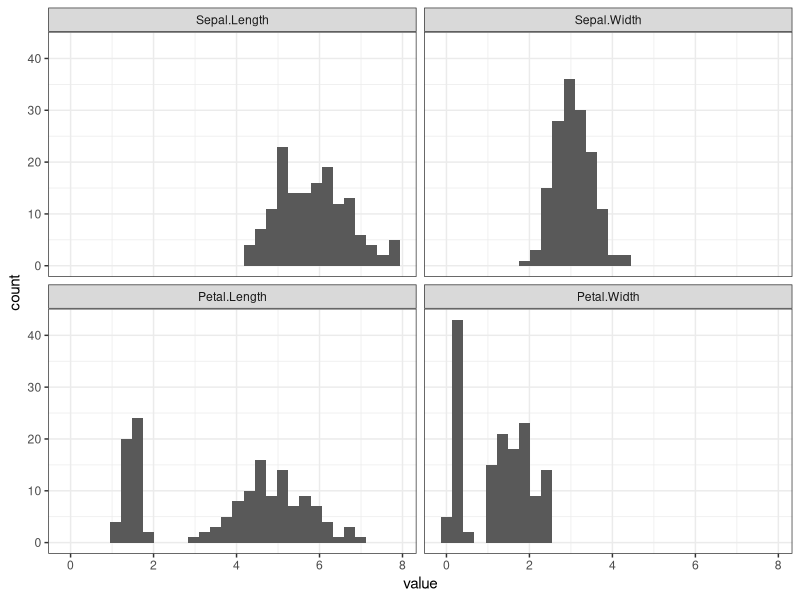
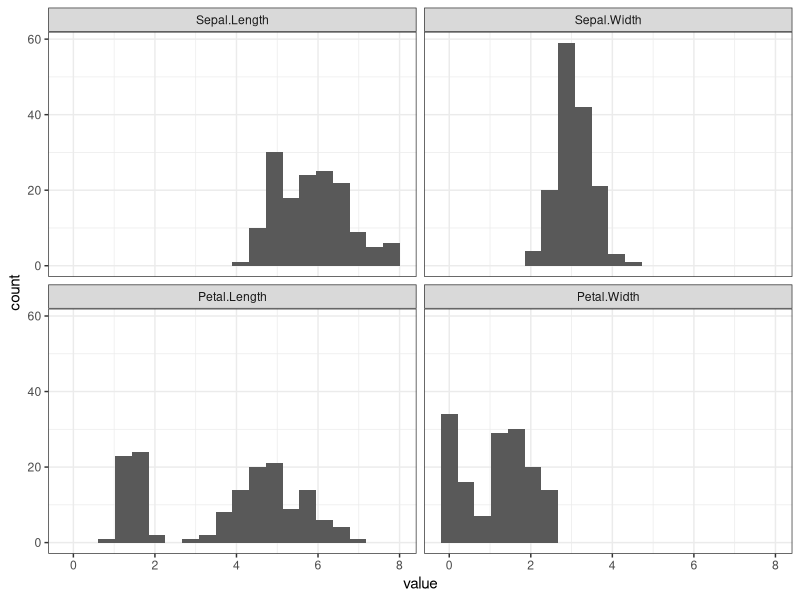
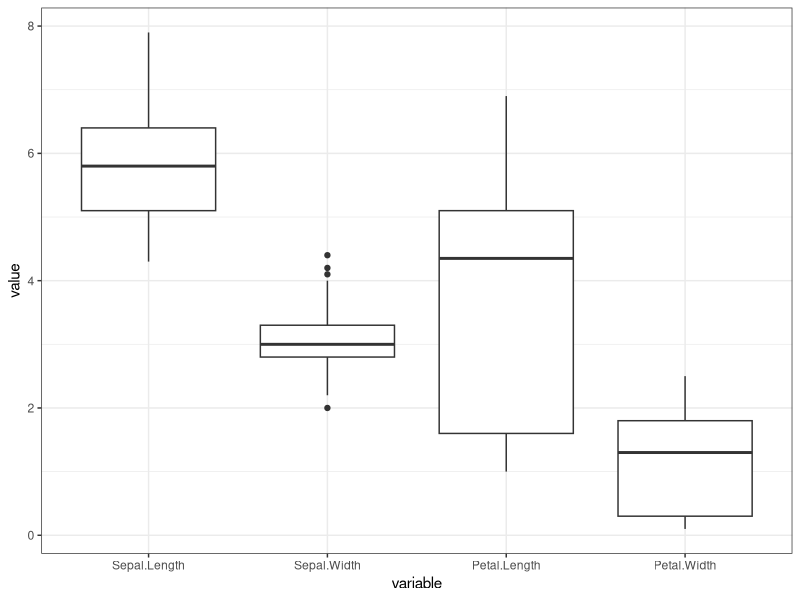
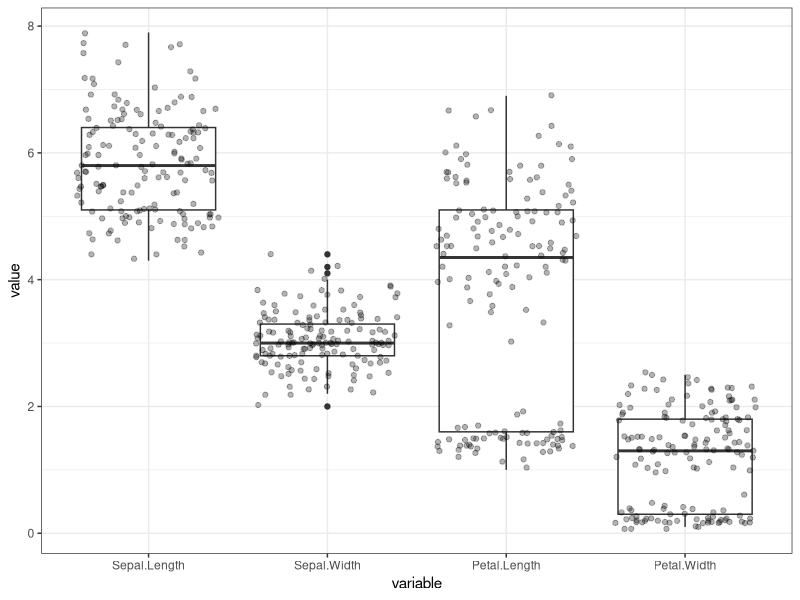
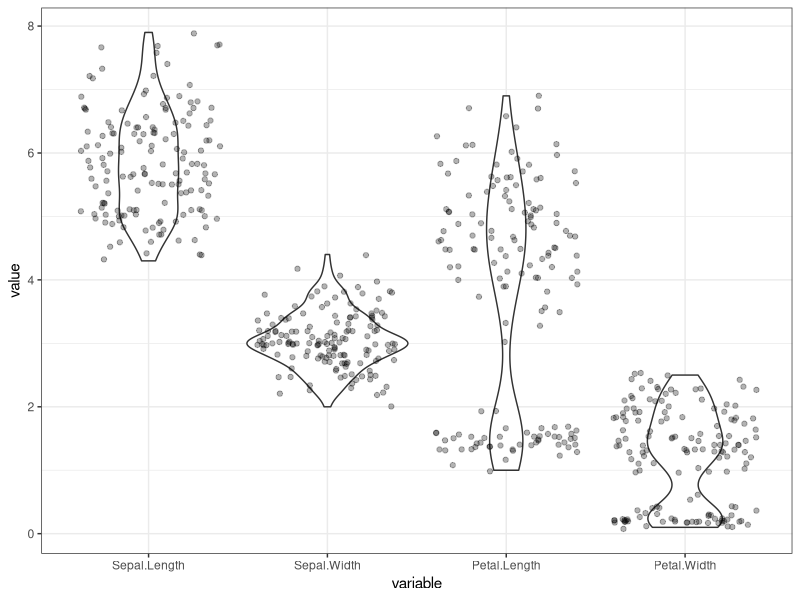
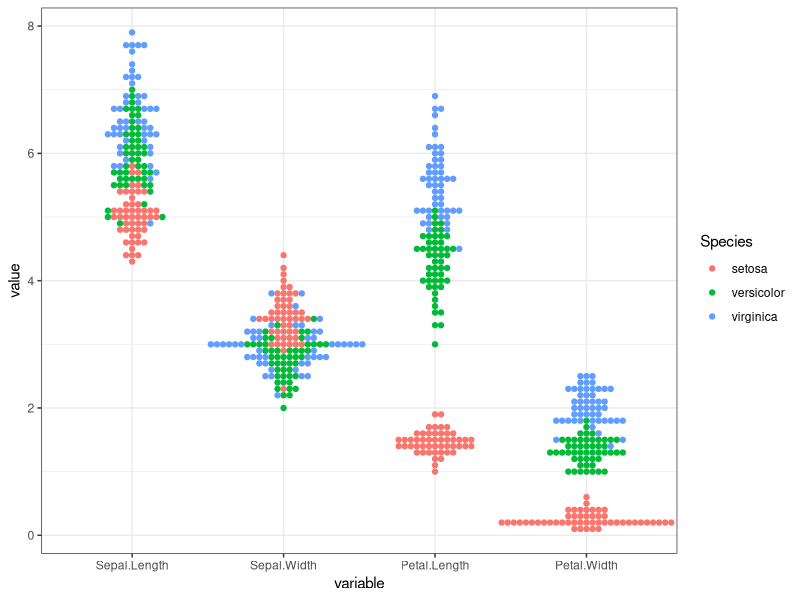
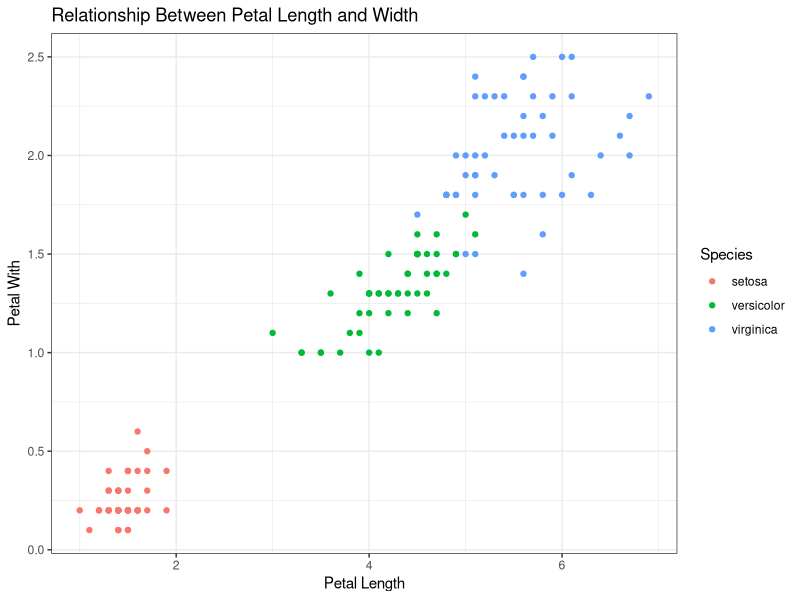

Generate these figures, in order, with R: (Note: this script raises an error after producing the figures.)
## ---- chunk 1
#start-->20:47
library(ggplot2)
library(data.table)
library(magrittr)
# Needed for %>% operator
library(tidyr)
library(ggbeeswarm)
## ---- chunk 2
iris_dt<-as.data.table( iris)

dim(iris_dt)
head(iris_dt)

## ---- chunk 3
iris_melt <- melt(iris_dt, id.vars = "Species")
iris_melt
ggplot(iris_melt, aes(x=value) ) + geom_histogram()+ facet_wrap(~variable) + theme_bw()
## ---- chunk 4
ggplot(iris_melt, aes(x=value) ) + geom_histogram(bins = 20)+ facet_wrap(~variable) + theme_bw()
## ---- chunk 5
box_visual<-ggplot(iris_melt, aes(x=variable,y=value )) + theme_bw()
box_visual + geom_boxplot()
box_visual + geom_boxplot() +geom_jitter(alpha=0.3)
box_visual + geom_violin() +geom_jitter(alpha=0.3)
box_visual + geom_beeswarm(aes(color=Species))
## ---- chunk 6
#6.1
iris_dt
ggplot(iris_dt, aes(x=Petal.Length, y=Petal.Width,color=Species) )+ geom_point() + theme_bw() +labs(x="Petal Length", y="Petal With", title="Relationship Between Petal Length and Width")
## ---- chunk 7
anscombe_reshaped<-anscombe %>%
as.data.table %>%
.[, ID := seq(nrow(.))] %>%
melt(id.var=c("ID")) %>%
separate(variable, c('xy', 'group'), sep=1) %>%
  dcast(... ~ xy) %>% .[, group := paste0("dataset_", group)]

summary(anscombe_reshaped)
anscombe_reshaped[, .(y_std = sd(y), x_std=sd(x))]

anscombe_reshaped[, group:=as.factor(group)]
#7.2
anscombe_reshaped[, .(corr=cor(x,y)), by=group]

#7.3
ggplot(anscombe_reshaped, aes(x=x, y=y)) + geom_point() + facet_wrap(~group)
## ---- chunk 8
## copy-pasted code
mtcars <- data.table(mtcars)
## First compute median
mtcars[, medians := median(mpg), by = cyl]
## Quantiles
mtcars[, c("lq", "uq") := .(quantile(mpg, 0.25), quantile(mpg, 0.75)), by = cyl]
## Whiskers
mtcars[, IQR := 1.5 * IQR(mpg), by = cyl]
mtcars[, c("up_IQR", "down_IQR") := .(IQR + uq, lq - IQR)]
## Get the most extreme value within 1.5*IQR
mtcars[mpg < up_IQR,
up_whisker := max(mpg),
by = "cyl"]
mtcars[mpg > down_IQR,
down_whisker := min(mpg),
by = "cyl"]
## Compute outliers
mtcars[, outlier := (mpg < down_IQR | mpg > up_IQR), by = 'cyl']
ggplot(mtcars, aes(cyl, medians, ymax = uq, ymin = lq)) +
geom_crossbar(fill = 'white', width = 1.3) +
geom_segment(aes(cyl, down_whisker, xend = cyl, yend = lq)) +
geom_segment(aes(cyl, uq, xend = cyl, yend = up_whisker)) +
geom_point(data = mtcars[outlier == TRUE], aes(cyl, mpg))
